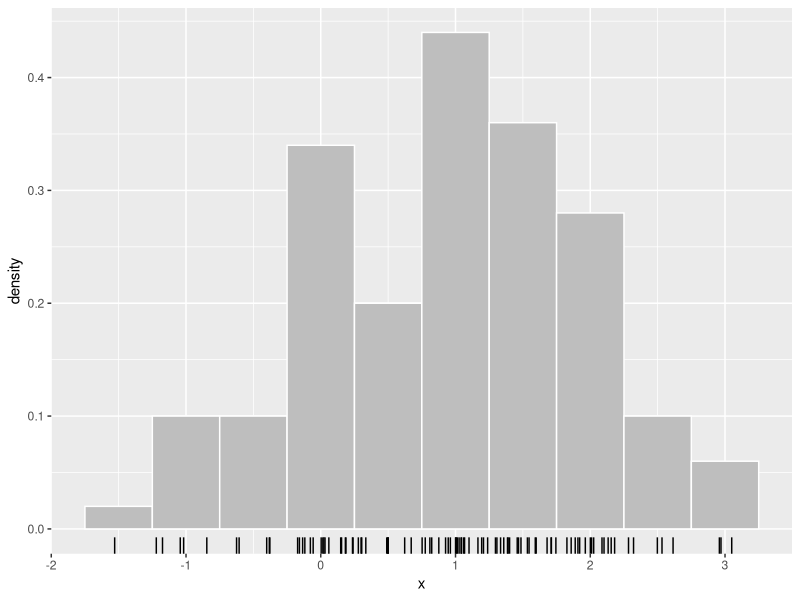
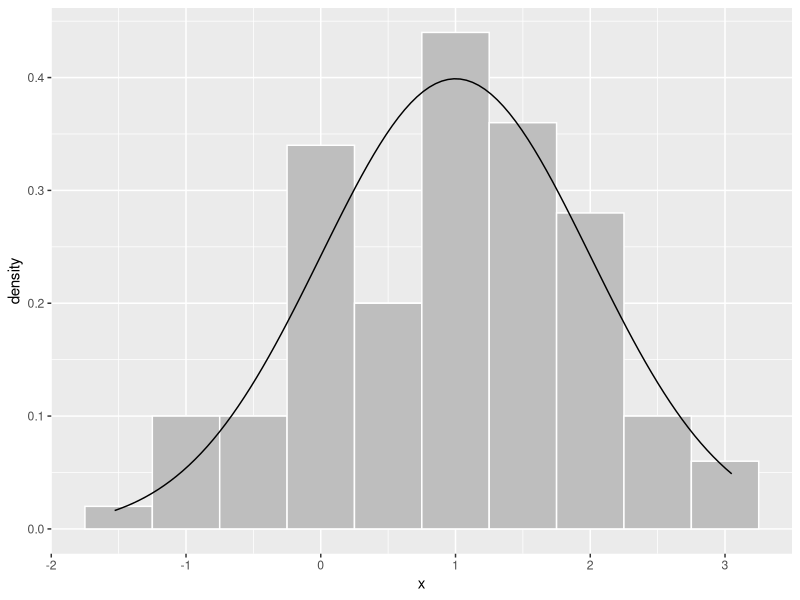
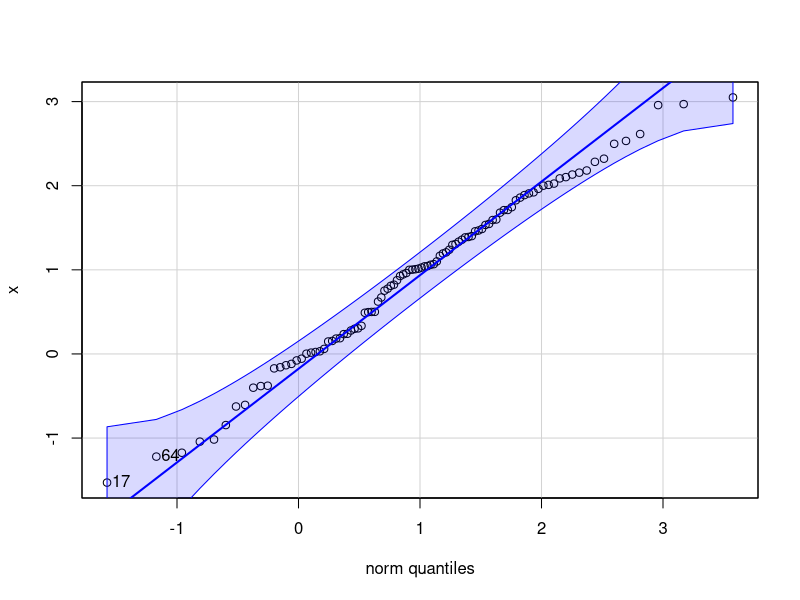
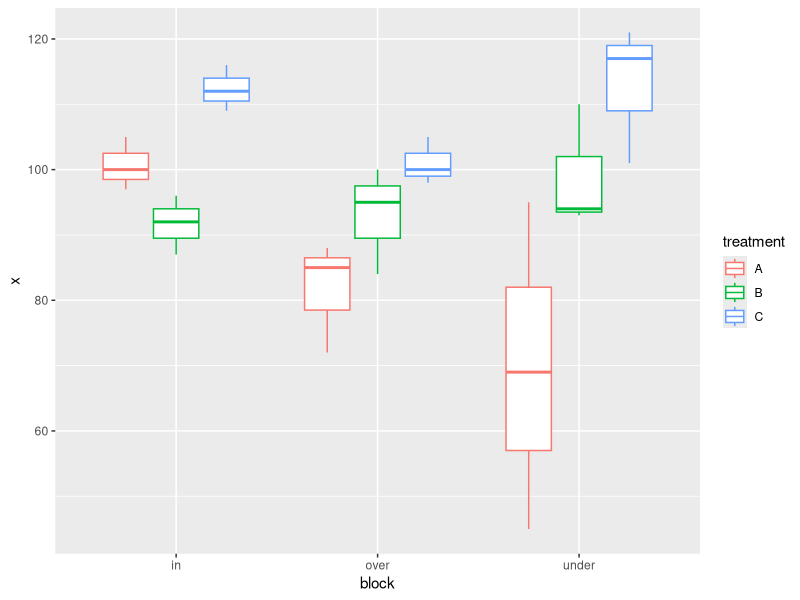
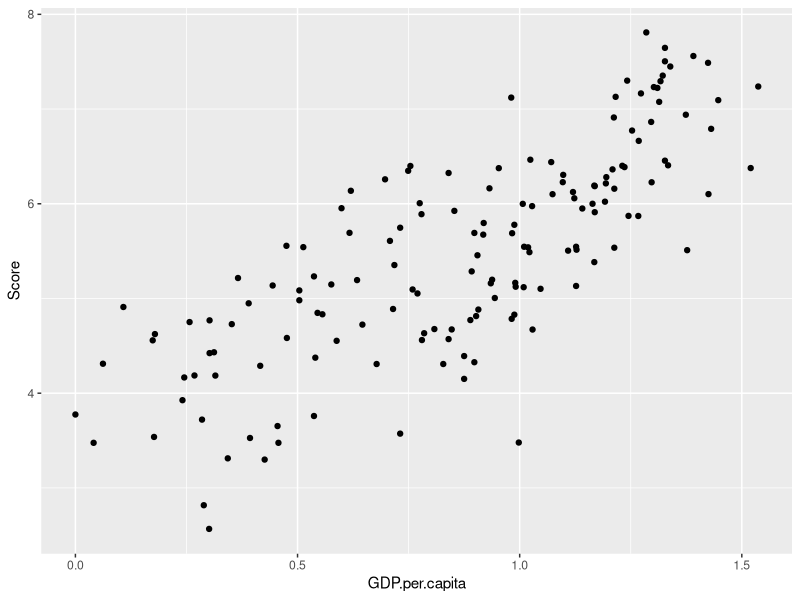

The R script that drew these images, in order: (Note: this script raises an error after producing the figures.)
## ----setup, include=FALSE--------------------------------------------------------------
knitr::opts_chunk$set(echo = TRUE)


## --------------------------------------------------------------------------------------
x = c(19,22,24,26)
x


## --------------------------------------------------------------------------------------
x = c(128, 128, 160, 142, 157, 179,
      122, 137, 177, 177, 160, 138,
      207, 188, 181, 164, 155, 175,
      120, 208, 199, 194, 177, 195)
matrix(x, byrow = TRUE, ncol=6)



## --------------------------------------------------------------------------------------
X = matrix(x, nrow = 4)
X


## --------------------------------------------------------------------------------------
wbdata = read.csv("data/worldbank2020.csv")
str(wbdata)


## --------------------------------------------------------------------------------------
with(wbdata, lm(Score ~ GDP.per.capita))


## --------------------------------------------------------------------------------------
x = c(1,2,3,4)
y = c(5,6,7,8)
x + y
x * y


## --------------------------------------------------------------------------------------
(X = matrix(1:6,nrow =3, ncol = 2))
X * X


## --------------------------------------------------------------------------------------
(Y = matrix(1:6, nrow = 2, ncol = 3))
X %*% Y


## --------------------------------------------------------------------------------------
(H = X %*% solve(t(X) %*% X) %*% t(X))


## --------------------------------------------------------------------------------------
y = c(0,1,2)
H %*% y # H times y 
y %*% H # y times H 


## ---- warning=FALSE, message=FALSE-----------------------------------------------------
library(tidyverse)


## --------------------------------------------------------------------------------------
head( select(wbdata, Score) ) 


## --------------------------------------------------------------------------------------
mean(x)


## --------------------------------------------------------------------------------------
x %>% mean


## --------------------------------------------------------------------------------------
wbdata %>% select(Score) %>% head()


## --------------------------------------------------------------------------------------
x = (1:6)^2;block = rep(c("a","b"), each = 3)
(temp.data = data.frame(x,block))
out = temp.data %>% dplyr::group_by(block) %>% dplyr::mutate(ranks = rank(x)) 
out$ranks


## --------------------------------------------------------------------------------------
rankinblock = function(x,block){
  require(dplyr)
  out = data.frame(x,block) %>% group_by(block) %>% mutate(ranks = rank(x))
  return(out$ranks)
}


## --------------------------------------------------------------------------------------
rankinblock(x,block)


## --------------------------------------------------------------------------------------
n = 10
factorial(n)


## --------------------------------------------------------------------------------------
gtools::permutations(n = 4, r = 2, v = 1:4)


## --------------------------------------------------------------------------------------
choose(4,2)


## --------------------------------------------------------------------------------------
gtools::combinations(n = 4, r = 2, v = 1:4)


## --------------------------------------------------------------------------------------
set.seed(1)
x1 = rpois(n = 3, lambda = 5) # n1 = 3
x2 = rpois(n = 2, lambda = 5) # n2 = 2
(x.combined = c(x1,x2))       # n = 5
gtools::combinations(n = 5, r = 3, v = x.combined, set = F)


## --------------------------------------------------------------------------------------
set.seed(1)
sample(x.combined, size = 3)
sample(x.combined, size = 3)
sample(x.combined, size = 5)


## --------------------------------------------------------------------------------------
set.seed(1)
sample(x.combined, size = 3, replace = FALSE) 


## --------------------------------------------------------------------------------------
sample(x.combined, size = 5, replace = TRUE)


## --------------------------------------------------------------------------------------
M = 1999
set.seed(2)
rand.mean = vector(length = M)
for(i in 1:M){
  rand.mean[i] = sample(wbdata$Score, size = 50) %>% mean
}
head(rand.mean)


## --------------------------------------------------------------------------------------
set.seed(2)
rand.mean = replicate(M, sample(wbdata$Score, size = 50) %>% mean)
head(rand.mean)


## --------------------------------------------------------------------------------------
allperms = gtools::combinations(n = 5, r = 3, v = x.combined, set = F)


## --------------------------------------------------------------------------------------
sd.allperms = vector(length = choose(5,3))
for(i in 1:choose(5,3)){
  sd.allperms[i] = allperms[i,] %>% sd()
}
round(sd.allperms,2)


## --------------------------------------------------------------------------------------
apply(allperms, 1, sd) %>% round(2)


## --------------------------------------------------------------------------------------
apply(allperms, 2, 
      function(x){
        cv = sd(x)/mean(x)
        round(cv,2)
      })


## --------------------------------------------------------------------------------------
x = rnorm(100, mean = 1, sd = 1)
data.frame(x = x) %>% 
  ggplot(aes(x = x)) + 
  geom_histogram(aes(y = ..density..), binwidth = .5, fill = "grey", color = "white") +
  geom_rug()


## --------------------------------------------------------------------------------------
data.frame(x = x) %>% 
  ggplot(aes(x = x)) + 
  geom_histogram(aes(y = ..density..), binwidth = .5, fill = "grey", color = "white") +
  geom_function(fun = dnorm, args = list(mean = 1, sd = 1)) 
car::qqPlot(x, dist = "norm", mean = 1, sd = 1)


## --------------------------------------------------------------------------------------
farm = read.csv("data/smartfarm.csv")
farm %>% ggplot(aes(x = block, y = x, color = treatment)) + geom_boxplot()


## --------------------------------------------------------------------------------------
wbdata %>% ggplot(aes(x = GDP.per.capita, y = Score)) + geom_point()


## ---- echo = FALSE---------------------------------------------------------------------
knitr::purl("np_chA_R.Rmd")

